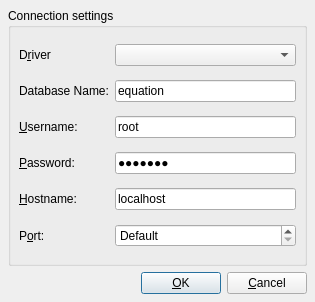
<?xml version="1.0" encoding="UTF-8"?>
<ui version="4.0">
 <class>QSqlConnectionDialogUi</class>
 <widget class="QDialog" name="QSqlConnectionDialogUi">
  <property name="geometry">
   <rect>
    <x>0</x>
    <y>0</y>
    <width>315</width>
    <height>302</height>
   </rect>
  </property>
  <property name="windowTitle">
   <string>Connect...</string>
  </property>
  <layout class="QVBoxLayout">
   <property name="spacing">
    <number>6</number>
   </property>
   <property name="margin">
    <number>8</number>
   </property>
   <item>
    <widget class="QGroupBox" name="connGroupBox">
     <property name="title">
      <string>Connection settings</string>
     </property>
     <layout class="QGridLayout">
      <property name="margin">
       <number>8</number>
      </property>
      <property name="spacing">
       <number>6</number>
      </property>
      <item row="0" column="1">
       <widget class="QComboBox" name="comboDriver"/>
      </item>
      <item row="2" column="0">
       <widget class="QLabel" name="textLabel4">
        <property name="text">
         <string>&amp;Username:</string>
        </property>
        <property name="buddy">
         <cstring>editUsername</cstring>
        </property>
       </widget>
      </item>
      <item row="0" column="0">
       <widget class="QLabel" name="textLabel2">
        <property name="text">
         <string>D&amp;river</string>
        </property>
        <property name="buddy">
         <cstring>comboDriver</cstring>
        </property>
       </widget>
      </item>
      <item row="1" column="1">
       <widget class="QLineEdit" name="editDatabase">
        <property name="text">
         <string>equation</string>
        </property>
       </widget>
      </item>
      <item row="5" column="1">
       <widget class="QSpinBox" name="portSpinBox">
        <property name="specialValueText">
         <string>Default</string>
        </property>
        <property name="minimum">
         <number>-1</number>
        </property>
        <property name="maximum">
         <number>65535</number>
        </property>
        <property name="value">
         <number>-1</number>
        </property>
       </widget>
      </item>
      <item row="1" column="0">
       <widget class="QLabel" name="textLabel3">
        <property name="text">
         <string>Database Name:</string>
        </property>
        <property name="buddy">
         <cstring>editDatabase</cstring>
        </property>
       </widget>
      </item>
      <item row="3" column="1">
       <widget class="QLineEdit" name="editPassword">
        <property name="text">
         <string>1234567</string>
        </property>
        <property name="echoMode">
         <enum>QLineEdit::Password</enum>
        </property>
       </widget>
      </item>
      <item row="2" column="1">
       <widget class="QLineEdit" name="editUsername">
        <property name="text">
         <string>root</string>
        </property>
       </widget>
      </item>
      <item row="4" column="1">
       <widget class="QLineEdit" name="editHostname">
        <property name="text">
         <string>localhost</string>
        </property>
       </widget>
      </item>
      <item row="4" column="0">
       <widget class="QLabel" name="textLabel5">
        <property name="text">
         <string>&amp;Hostname:</string>
        </property>
        <property name="buddy">
         <cstring>editHostname</cstring>
        </property>
       </widget>
      </item>
      <item row="5" column="0">
       <widget class="QLabel" name="textLabel5_2">
        <property name="text">
         <string>P&amp;ort:</string>
        </property>
        <property name="buddy">
         <cstring>portSpinBox</cstring>
        </property>
       </widget>
      </item>
      <item row="3" column="0">
       <widget class="QLabel" name="textLabel4_2">
        <property name="text">
         <string>&amp;Password:</string>
        </property>
        <property name="buddy">
         <cstring>editPassword</cstring>
        </property>
       </widget>
      </item>
     </layout>
    </widget>
   </item>
   <item>
    <layout class="QHBoxLayout">
     <property name="spacing">
      <number>6</number>
     </property>
     <property name="margin">
      <number>0</number>
     </property>
    </layout>
   </item>
   <item>
    <layout class="QHBoxLayout">
     <property name="spacing">
      <number>6</number>
     </property>
     <property name="margin">
      <number>0</number>
     </property>
     <item>
      <spacer>
       <property name="orientation">
        <enum>Qt::Horizontal</enum>
       </property>
       <property name="sizeType">
        <enum>QSizePolicy::Expanding</enum>
       </property>
       <property name="sizeHint" stdset="0">
        <size>
         <width>20</width>
         <height>20</height>
        </size>
       </property>
      </spacer>
     </item>
     <item>
      <widget class="QPushButton" name="okButton">
       <property name="text">
        <string>&amp;OK</string>
       </property>
       <property name="default">
        <bool>true</bool>
       </property>
      </widget>
     </item>
     <item>
      <widget class="QPushButton" name="cancelButton">
       <property name="text">
        <string>&amp;Cancel</string>
       </property>
      </widget>
     </item>
    </layout>
   </item>
  </layout>
 </widget>
 <tabstops>
  <tabstop>comboDriver</tabstop>
  <tabstop>editDatabase</tabstop>
  <tabstop>editUsername</tabstop>
  <tabstop>editPassword</tabstop>
  <tabstop>editHostname</tabstop>
  <tabstop>portSpinBox</tabstop>
  <tabstop>okButton</tabstop>
  <tabstop>cancelButton</tabstop>
 </tabstops>
 <resources/>
 <connections/>
</ui>
